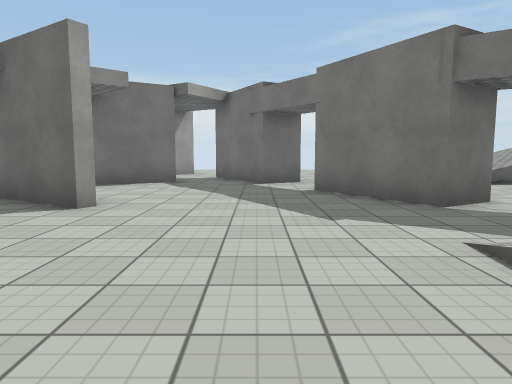
[1] (above)

17 first-person views from a walk through a Unity game level. The camera is 1.3 m above the floor, tilts 6° down and sees 70° across. The floor is counted in squares, 2 m on a side. Each view is taken from the middle of a square. On the plan, view 1 faces up. The plan holds only what a view shows up to about 11 squares ahead; the rest is blank. The place goes on beyond the plan. The player character is not drawn. Surface patterns are stand-ins for the level's own textures.

[2]
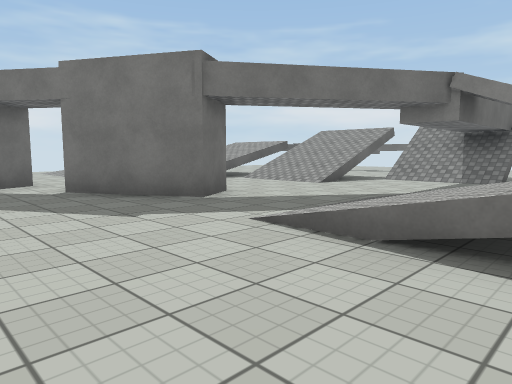

[3]
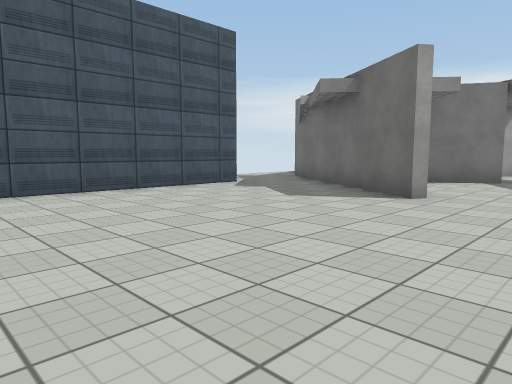

[4]
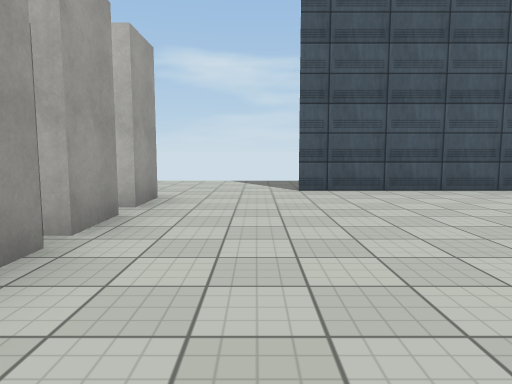

[5]
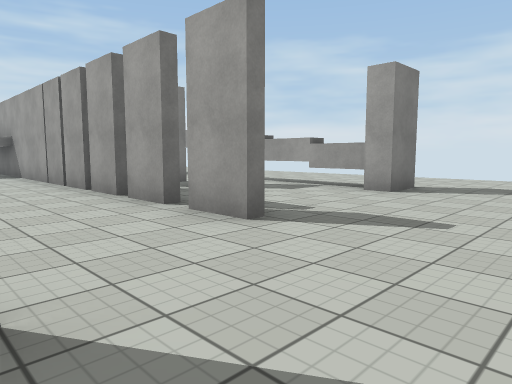

[6]
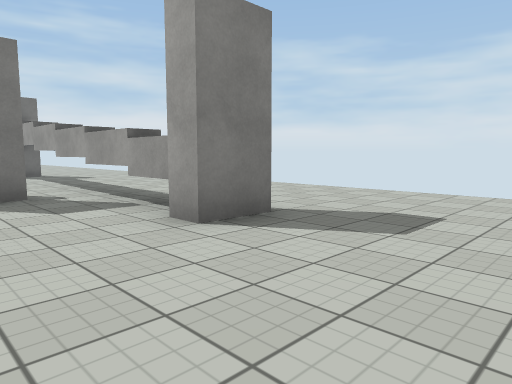

[7]
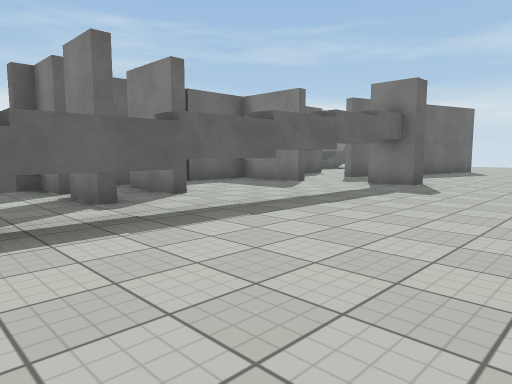

[8]
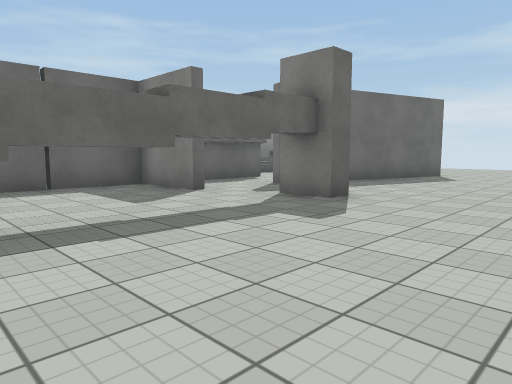

[9]
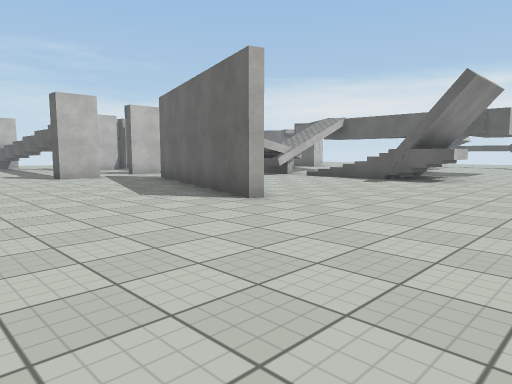

[10]
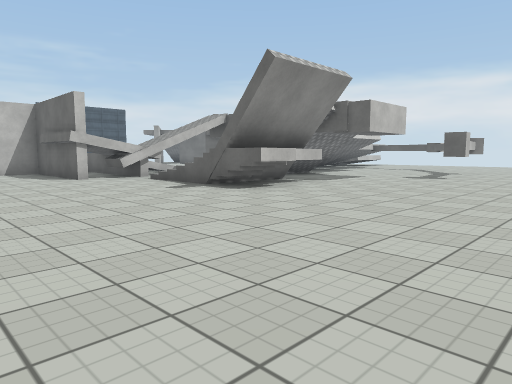

[11]
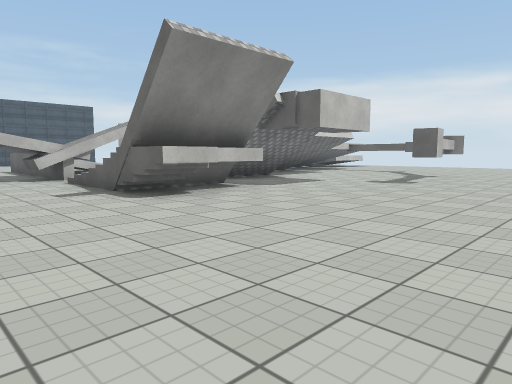

[12]
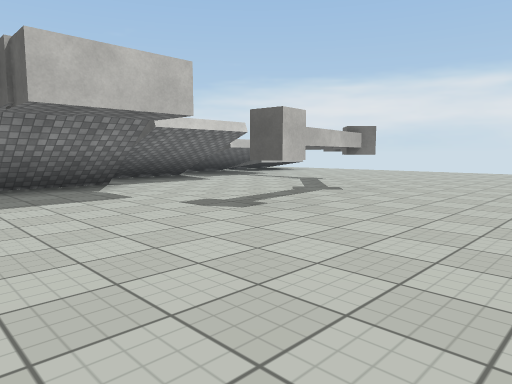

[13]
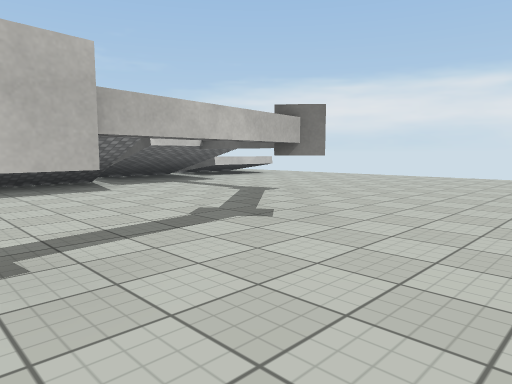

[14]
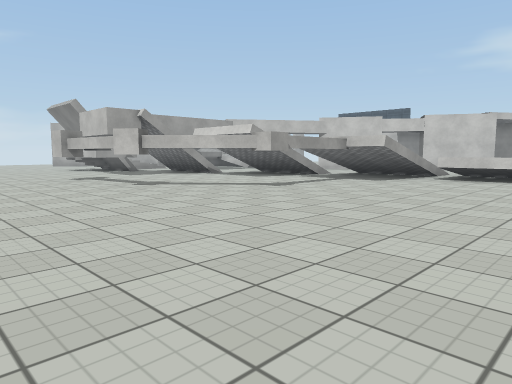

[15]
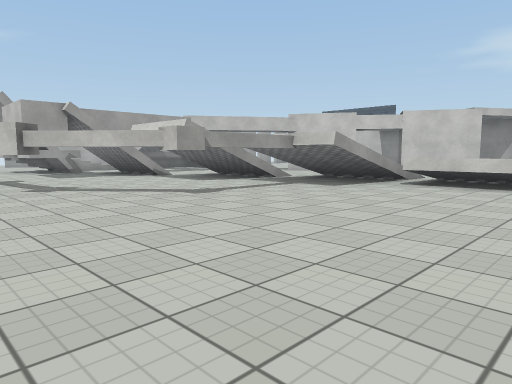

[16]
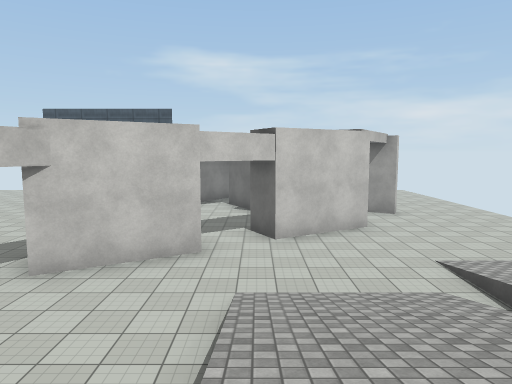

[17]
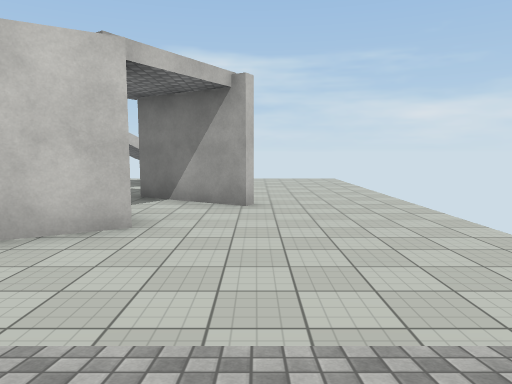

### Floor plan
Key: @ floor where view 1 was taken; # wall or solid block; x gap in a wall; . main floor; : floor 1.25 m higher than the main floor; + floor 1.75 m higher than the main floor; / step, stairs or slope; = window, fence, low wall or low ledge; T thing the floor can be seen under or through; O other object.
Columns run from 8 left of view 1 to 16 right of it. Each row starts with its distance up from view 1.
 14  ..........      ........
 13  ........../  /..........
 12  ..........// /..........
 11      ##....///#..........
 10      ####.../////.......
  9      ##.#.../// /##O....
  8  ##  #..##../////...#...
  7 ..## .....#...///....O..
  6 .. ##.....#...///....#..
  5  ...###...##..///....#..
  4   #.............// ......
  3   #............./# ......
  2   #.......///.../#.......
  1   #.......///     ##.....
  0 ..#.....@./       =#....
 -1 .........  /: +.//##.....
 -2 ............###..........
 -3 ...#xx#########..........
 -4 .......#...#.............
 -5 ......##.....####........
 -6 ................###......
 -7 ...#TTTTTx#.#..........
 -8  ......................
 -9  ......................
-10  ..........        ....

Positions as (right, up) in squares from view 1, and headings:
1: (0, 0), facing up
2: (-1, 0), facing up-right
3: (0, -1), facing up-left
4: (0, -1), facing left
5: (-8, 0), facing down-right
6: (-8, -4), facing down-right
7: (-4, -10), facing up-right
8: (-1, -10), facing up-right
9: (14, -10), facing up-left
10: (16, -6), facing up-left
11: (16, -4), facing up-left
12: (16, 1), facing up-left
13: (15, 4), facing up-left
14: (16, 14), facing down-left
15: (14, 14), facing down-left
16: (8, 8), facing left
17: (4, 12), facing left
